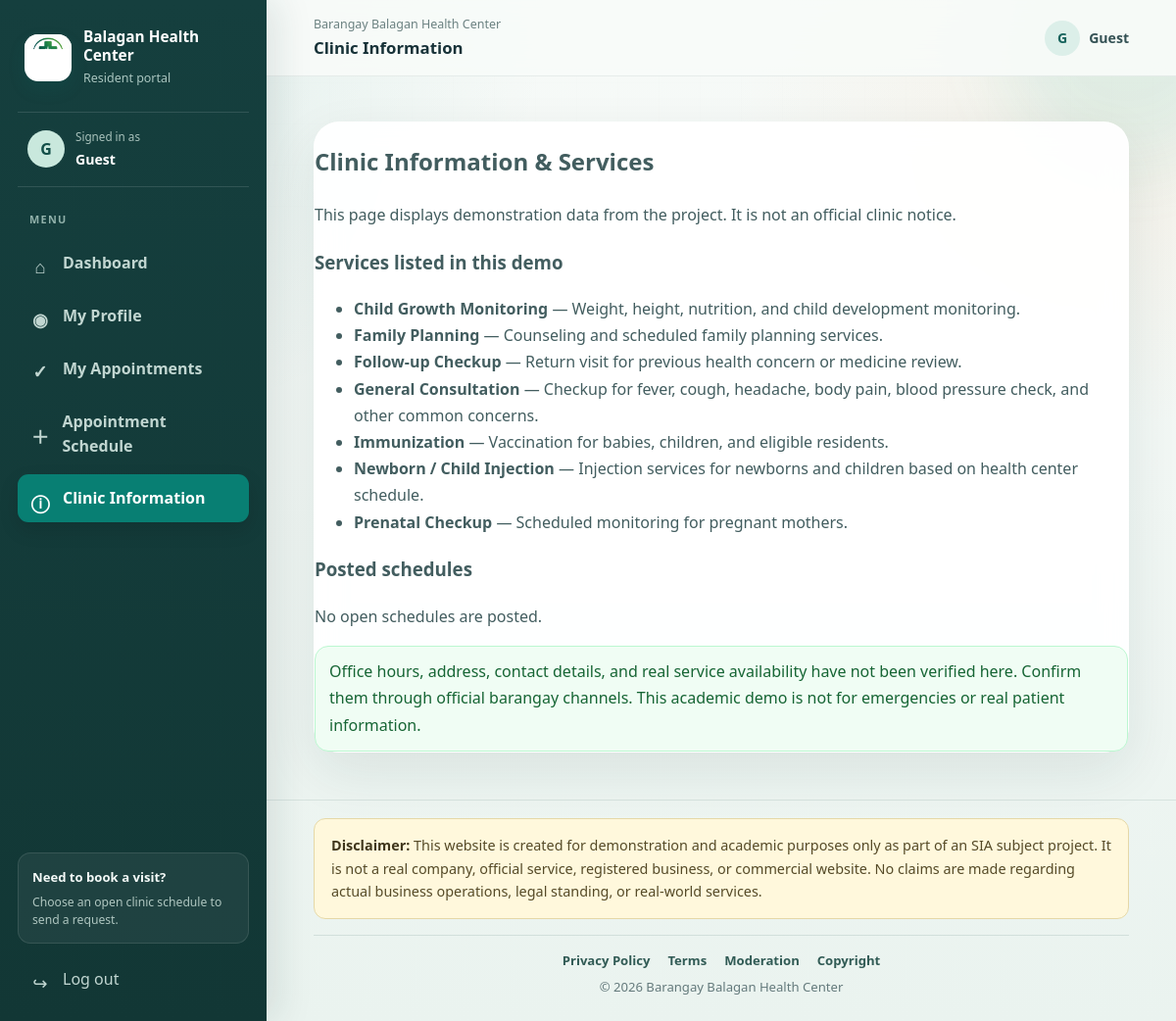
Screenshot of /index.php?page=clinic_info with the database file from the repository.
### tables this page shows
CREATE TABLE IF NOT EXISTS services (
  id INT UNSIGNED NOT NULL AUTO_INCREMENT,
  name VARCHAR(120) NOT NULL,
  description VARCHAR(255) NOT NULL,
  PRIMARY KEY (id),
  UNIQUE KEY unique_service_name (name)
);

### db.php (called while the page is built, shortened)
<?php
function e(mixed $value): string
{
    return htmlspecialchars((string) $value, ENT_QUOTES, 'UTF-8');
}
function current_user(): ?array
{
    return $_SESSION['user'] ?? null;
}
function is_logged_in(): bool
{
    return current_user() !== null;
}
function user_display_name(array $user): string
{
    $name = trim((string) ($user['first_name'] ?? '') . ' ' . (string) ($user['last_name'] ?? ''));
    return $name ?: trim((string) ($user['full_name'] ?? '')) ?: 'Guest';
}

### index.php (the view, shortened to what this page needs)
<?php
require __DIR__ . '/db.php';
$pdo = db();
$page = (string) ($_GET['page'] ?? 'dashboard');
$message = (string) ($_GET['message'] ?? '');
$type = (string) ($_GET['type'] ?? 'success');
$publicServices = [];
$publicSchedules = [];
if ($page === 'clinic_info') {
    $publicServices = $pdo->query('SELECT name, description FROM services ORDER BY name')->fetchAll();
    $publicSchedules = $pdo->query(
        "SELECT sc.schedule_date, sc.start_time, sc.end_time, sv.name AS service_name
         FROM schedules sc
         JOIN services sv ON sv.id = sc.service_id
         WHERE sc.status = 'open' AND sc.schedule_date >= CURDATE()
         ORDER BY sc.schedule_date, sc.start_time
         LIMIT 20"
    )->fetchAll();
}
    ?>
<!DOCTYPE html>
<html lang="en">
<head>
</head>
<body>
  <div class="glow one"></div>
  <div class="glow two"></div>
<?php if (!is_logged_in() && in_array($page, ['login', 'register', 'terms', 'privacy', 'moderation', 'copyright'], true)): ?>
  <main class="auth-grid">
    <section class="auth-card reveal">
      <div class="auth-intro">
        <div>
          <div class="brand" style="margin-bottom: 22px;">
            <img class="brand-mark" src="assets/balangan-health-center-logo.png" alt="Balangan Health Center logo">
            <div class="brand-copy">
              <strong>Barangay Balagan Health Center</strong>
              <span>Online Appointment System</span>
            </div>
          </div>
          <span class="pill">Patient portal</span>
          <h1 style="color:#fff; margin-top: 18px; max-width: 11ch;">Book your visit with ease.</h1>
        </div>
      </div>
      <div class="auth-panel">
        <?php if ($message !== ''): ?><div class="alert <?php echo $type === 'error' ? 'error' : ''; ?>"><?php echo e($message); ?></div><?php endif; ?>
        <?php if ($page === 'clinic_info'): ?>
          <h2>Clinic Information &amp; Services</h2>
          <p class="muted">This page displays demonstration data from the project. It is not an official clinic notice.</p>
          <h3>Services listed in this demo</h3>
          <?php if ($publicServices): ?><ul><?php foreach ($publicServices as $service): ?><li><strong><?php echo e($service['name']); ?></strong><?php if ($service['description']): ?> — <?php echo e($service['description']); ?><?php endif; ?></li><?php endforeach; ?></ul><?php else: ?><p>No services have been listed.</p><?php endif; ?>
          <h3>Posted schedules</h3>
          <?php if ($publicSchedules): ?><ul><?php foreach ($publicSchedules as $schedule): ?><li><?php echo e(format_date($schedule['schedule_date'])); ?>, <?php echo e(format_time($schedule['start_time'])); ?>–<?php echo e(format_time($schedule['end_time'])); ?> — <?php echo e($schedule['service_name']); ?></li><?php endforeach; ?></ul><?php else: ?><p>No open schedules are posted.</p><?php endif; ?>
          <div class="alert">Office hours, address, contact details, and real service availability have not been verified here. Confirm them through official barangay channels. This academic demo is not for emergencies or real patient information.</div>
          <p class="muted"><a href="index.php?page=login"><strong>Back to login</strong></a></p>
        <?php elseif (isset($legalPages[$page])): ?>
          <?php render_legal_page($legalPages[$page], 'index.php?page=login', 'Back to login'); ?>
        <?php elseif ($page === 'register'): ?>
          <h2>Create Account</h2>
          <form method="post" class="form-grid">
            <input type="hidden" name="action" value="register">
            <div class="field"><label>First name</label><input name="first_name" autocomplete="given-name" required autofocus></div>
            <div class="field"><label>Last name</label><input name="last_name" autocomplete="family-name" required></div>
            <div class="field"><label>Username</label><input name="username" required></div>
            <div class="field"><label>Email</label><input name="email" type="email" required></div>
            <div class="field"><label>Cellphone</label><input name="cellphone" required></div>
            <div class="field"><label>Birthdate</label><input name="birthdate" type="date" required></div>
            <div class="field"><label>Gender</label><select name="gender"><option>Female</option><option>Male</option><option>Other</option></select></div>
            <div class="field full"><label>Address</label><input name="address" required></div>
            <div class="field"><label>Password</label><input name="password" type="password" required></div>
            <div class="field"><label>Confirm password</label><input name="confirm_password" type="password" required></div>
            <div class="field full"><button class="btn btn-primary" type="submit">Register account</button></div>
          </form>
          <p class="muted">Already registered? <a href="index.php?page=login"><strong>Log in here</strong></a>.</p>
        <?php else: ?>
          <h2>Log In</h2>
          <form method="post" class="form-grid">
            <input type="hidden" name="action" value="login">
            <div class="field full"><label>Username or email</label><input name="identity" autocomplete="username" required autofocus></div>
            <div class="field full"><label>Password</label><input name="password" type="password" autocomplete="current-password" required></div>
            <div class="field full terms-check">
              <input id="terms-accepted" name="terms_accepted" value="1" type="checkbox" required>
              <label for="terms-accepted">I agree to the <a href="index.php?page=terms" target="_blank" rel="noopener">Terms &amp; Conditions</a>.</label>
            </div>
            <div class="field full"><button class="btn btn-primary" type="submit">Log in</button></div>
          </form>
          <p class="muted"><a href="index.php?page=clinic_info"><strong>View clinic information and services</strong></a></p>
          <p class="muted">No account yet? <a href="index.php?page=register"><strong>Create one here</strong></a>.</p>
        <?php endif; ?>
      </div>
    </section>
  </main>
    <footer class="site-footer auth-footer"><div class="site-disclaimer"><strong>Disclaimer:</strong> This website is created for demonstration and academic purposes only as part of an SIA subject project. It is not a real company, official service, registered business, or commercial website. No claims are made regarding actual business operations, legal standing, or real-world services.</div>
      <nav class="site-footer-links" aria-label="Legal information"><a href="index.php?page=privacy">Privacy Policy</a><a href="index.php?page=terms">Terms</a><a href="index.php?page=moderation">Moderation</a><a href="index.php?page=copyright">Copyright</a></nav>
      <div class="site-copyright">© 2026 Barangay Balagan Health Center</div></footer>
<?php else: ?>
<div class="portal-layout" id="portalLayout">
  <aside class="portal-sidebar" id="portalSidebar" aria-label="Resident navigation">
    <a class="sidebar-brand" href="index.php?page=dashboard"><img class="brand-mark" src="assets/balangan-health-center-logo.png" alt=""><span><strong>Balagan Health Center</strong><small>Resident portal</small></span></a>
    <div class="sidebar-account"><span class="account-avatar" aria-hidden="true"><?php echo e(strtoupper(substr(user_display_name(current_user() ?? []), 0, 1))); ?></span><span><small>Signed in as</small><strong><?php echo e(user_display_name(current_user() ?? [])); ?></strong></span></div>
    <nav class="sidebar-nav" aria-label="Main menu">
      <span class="sidebar-label">MENU</span>
      <a class="<?php echo $page === 'dashboard' ? 'active' : ''; ?>" href="index.php?page=dashboard"><span class="nav-icon" aria-hidden="true">⌂</span>Dashboard</a>
      <a class="<?php echo $page === 'profile' ? 'active' : ''; ?>" href="index.php?page=profile"><span class="nav-icon" aria-hidden="true">◉</span>My Profile</a>
      <a class="<?php echo $page === 'appointments' ? 'active' : ''; ?>" href="index.php?page=appointments"><span class="nav-icon" aria-hidden="true">✓</span>My Appointments</a>
      <a class="<?php echo $page === 'schedule' ? 'active' : ''; ?>" href="index.php?page=schedule"><span class="nav-icon" aria-hidden="true">＋</span>Appointment Schedule</a>
      <a class="<?php echo $page === 'clinic_info' ? 'active' : ''; ?>" href="index.php?page=clinic_info"><span class="nav-icon" aria-hidden="true">ⓘ</span>Clinic Information</a>
    </nav>
    <div class="sidebar-bottom">
      <div class="sidebar-help"><strong>Need to book a visit?</strong><span>Choose an open clinic schedule to send a request.</span></div>
      <form method="post" class="sidebar-logout"><input type="hidden" name="action" value="logout"><button type="submit"><span class="nav-icon" aria-hidden="true">↪</span>Log out</button></form>
    </div>
  </aside>
  <div class="portal-main">
    <header class="portal-topbar">
      <div class="topbar-page"><span>Barangay Balagan Health Center</span><strong><?php echo e(['dashboard' => 'Dashboard', 'profile' => 'My Profile', 'appointments' => 'My Appointments', 'schedule' => 'Appointment Schedule', 'clinic_info' => 'Clinic Information'][$page] ?? 'Resident Portal'); ?></strong></div>
      <a class="topbar-profile" href="index.php?page=profile"><span class="topbar-avatar" aria-hidden="true"><?php echo e(strtoupper(substr(user_display_name(current_user() ?? []), 0, 1))); ?></span><span><?php echo e(user_display_name(current_user() ?? [])); ?></span></a>
    </header>
    <main class="portal-content" id="mainContent">
      <?php if ($page === 'clinic_info'): ?>
        <section class="section reveal is-visible" style="padding-top:18px;">
          <div class="panel terms-copy">
            <h2>Clinic Information &amp; Services</h2>
            <p>This page displays demonstration data from the project. It is not an official clinic notice.</p>
            <h3>Services listed in this demo</h3>
            <?php if ($publicServices): ?><ul><?php foreach ($publicServices as $service): ?><li><strong><?php echo e($service['name']); ?></strong><?php if ($service['description']): ?> — <?php echo e($service['description']); ?><?php endif; ?></li><?php endforeach; ?></ul><?php else: ?><p>No services have been listed.</p><?php endif; ?>
            <h3>Posted schedules</h3>
            <?php if ($publicSchedules): ?><ul><?php foreach ($publicSchedules as $schedule): ?><li><?php echo e(format_date($schedule['schedule_date'])); ?>, <?php echo e(format_time($schedule['start_time'])); ?>–<?php echo e(format_time($schedule['end_time'])); ?> — <?php echo e($schedule['service_name']); ?></li><?php endforeach; ?></ul><?php else: ?><p>No open schedules are posted.</p><?php endif; ?>
            <div class="alert">Office hours, address, contact details, and real service availability have not been verified here. Confirm them through official barangay channels. This academic demo is not for emergencies or real patient information.</div>
          </div>
        </section>
      <?php elseif (isset($legalPages[$page])): ?>
        <section class="section reveal is-visible" style="padding-top:18px;"><div class="panel terms-copy"><?php render_legal_page($legalPages[$page], 'index.php?page=dashboard', 'Back to dashboard'); ?></div></section>
      <?php endif; ?>
    </main>
    <footer class="portal-footer site-footer"><div class="site-disclaimer"><strong>Disclaimer:</strong> This website is created for demonstration and academic purposes only as part of an SIA subject project. It is not a real company, official service, registered business, or commercial website. No claims are made regarding actual business operations, legal standing, or real-world services.</div>
      <nav class="site-footer-links" aria-label="Legal information"><a href="index.php?page=privacy">Privacy Policy</a><a href="index.php?page=terms">Terms</a><a href="index.php?page=moderation">Moderation</a><a href="index.php?page=copyright">Copyright</a></nav>
      <div class="site-copyright">© 2026 Barangay Balagan Health Center</div></footer>
  </div>
</div>
<?php endif; ?>
</body>
</html>

### rows the page displays
services: name "Child Growth Monitoring", description "Weight, height, nutrition, and child development monitoring."
services: name "Family Planning", description "Counseling and scheduled family planning services."
services: name "Follow-up Checkup", description "Return visit for previous health concern or medicine review."
services: name "General Consultation", description "Checkup for fever, cough, headache, body pain, blood pressure check, and other common concerns."
services: name "Immunization", description "Vaccination for babies, children, and eligible residents."
services: name "Newborn / Child Injection", description "Injection services for newborns and children based on health center schedule."
services: name "Prenatal Checkup", description "Scheduled monitoring for pregnant mothers."

### other values shown
substr(user_display_name(current_user() ?? []), 0, 1) "G"
user_display_name(current_user() ?? []) "Guest"
